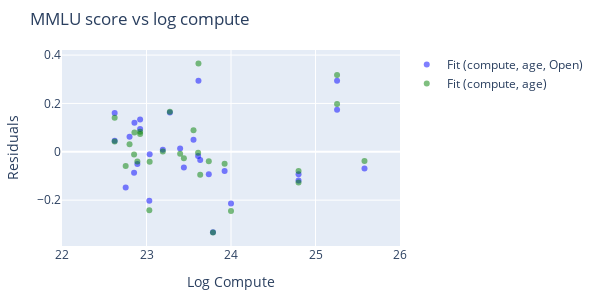

Here is the notebook cell this chart was saved with:
### Code cell
fig = go.Figure()

category = 'Open'
color = 'blue'
category_models = results['open_closed_split_year']['submodels']
model_category = category_models[category]
category_df = filtered_reg_df[filtered_reg_df['Open/Closed'] == category]
y_pred = get_predictions(model_category, category_df, ['log_compute', 'year'])

fig.add_trace(
    go.Scatter(
        x=category_df['log_compute'],
        y=y_pred - category_df[bench + '_log_error'],
        mode='markers',
        name=f'Fit (compute, age, {category})',
        marker=dict(color=color, opacity=0.5),
    ),
)

all_model = results['no_split_year']['submodels']['All']
y_pred = get_predictions(all_model, category_df, ['log_compute', 'year'])

fig.add_trace(
  go.Scatter(
    x=category_df['log_compute'],
    y=y_pred - category_df[bench + '_log_error'],
    mode='markers',
    name='Fit (compute, age)',
    marker=dict(color='green', opacity=0.5),
  ),
)

# Update layout
fig.update_layout(
  width=600,
  height=300,
  title_text=f"{bench} score vs log compute",
  showlegend=True,
  # legend=dict(
  #   orientation="h",
  #   yanchor="bottom",
  #   y=-0.4,
  #   xanchor="left",
  #   x=0,
  # ),
  margin=dict(t=50, b=20, l=40, r=40)
)

fig.update_xaxes(title_text="Log Compute", range=[22, 26])
fig.update_yaxes(title_text="Residuals")

# Show the plot
fig.show()

# Save the plot
if save:
  save_plot(fig, results_dir, f'{bench}_regression_residuals_{category}')

### Figure 1 — Plotly figure (JSON) as saved in the notebook; plotly's stock layout.template omitted (floating-point values rounded to 4 significant figures)
{"data": [{"marker": {"color": "blue", "opacity": 0.5}, "mode": "markers", "name": "Fit (compute, age, Open)", "type": "scatter", "x": [23.61, 22.92, 24, 23.56, 23.64, 22.75, 24.8, 24.8, 25.58, 22.62, 22.89, 23.44, 23.74, 22.92, 23.19, 23.61, 23.92, 22.62, 23.28, 25.26, 25.26, 22.85, 22.86, 22.8, 23.04, 23.4, 23.79, 23.03], "y": [0.2939, 0.1334, -0.2134, 0.04968, -0.03355, -0.1475, -0.09278, -0.1183, -0.06938, 0.04561, -0.05014, -0.0651, -0.09245, 0.09469, 0.008848, -0.01763, -0.07969, 0.1605, 0.163, 0.1739, 0.2934, -0.08617, 0.1203, 0.06182, -0.01024, 0.01312, -0.333, -0.2027]}, {"marker": {"color": "green", "opacity": 0.5}, "mode": "markers", "name": "Fit (compute, age)", "type": "scatter", "x": [23.61, 22.92, 24, 23.56, 23.64, 22.75, 24.8, 24.8, 25.58, 22.62, 22.89, 23.44, 23.74, 22.92, 23.19, 23.61, 23.92, 22.62, 23.28, 25.26, 25.26, 22.85, 22.86, 22.8, 23.04, 23.4, 23.79, 23.03], "y": [0.365, 0.08274, -0.2452, 0.08907, -0.09461, -0.05892, -0.07948, -0.1266, -0.03789, 0.04222, -0.03982, -0.02671, -0.03903, 0.07385, 0.001715, -0.003464, -0.04954, 0.1409, 0.166, 0.1977, 0.3172, -0.01142, 0.07989, 0.03069, -0.04077, -0.008197, -0.3336, -0.2417]}], "layout": {"height": 300, "margin": {"b": 20, "l": 40, "r": 40, "t": 50}, "showlegend": true, "title": {"text": "MMLU score vs log compute"}, "width": 600, "xaxis": {"range": [22, 26], "title": {"text": "Log Compute"}}, "yaxis": {"title": {"text": "Residuals"}}}}
